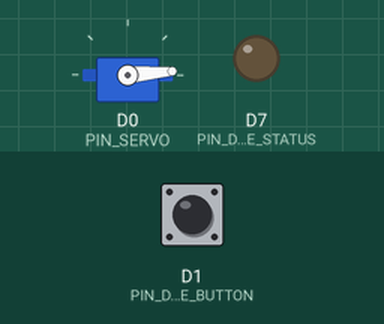
Bench run of a sketch on a simulated Particle Photon. On the bench: servo, output pins drawn as LEDs (lit = HIGH). The test bench sets the inputs (shaded band); at power-on: D1 (PIN_DISPENSE_BUTTON) HIGH.

Above: at 1.2 s.
1.3 s: D1 (PIN_DISPENSE_BUTTON) pulled LOW for 0.15 s
At 2.8 s:
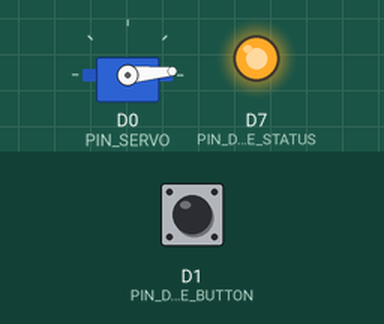
4.4 s: D1 (PIN_DISPENSE_BUTTON) pulled LOW for 1 s
At 5.2 s:
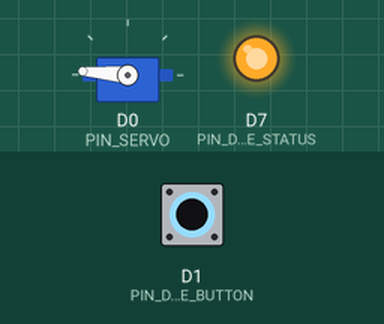
7.9 s: D1 (PIN_DISPENSE_BUTTON) pulled LOW for 3.2 s
At 10.5 s:
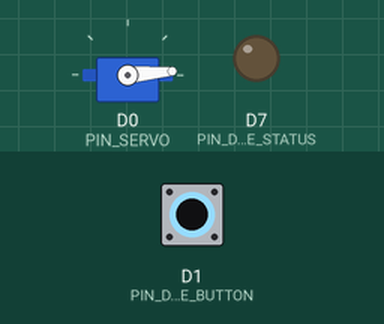
Timing chart, 0 to 12.0 s (numbered marks = the images above; inputs shaded):
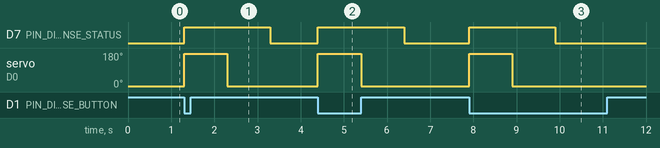

The sketch:

roller-v1.ino
```cpp
/*
 * Project roller-v1
 * Description: A dice roller controlled by a webpage.
 * Author: Ben Tzudiker
 * Date: Jan 27 2019
 */

// Pins
#define PIN_SERVO D0
#define PIN_DISPENSE_BUTTON D1
#define PIN_DISPENSE_STATUS D7

// Particle server info
const String TOPIC = "omnaria/roller-v1";

// Servo
const unsigned long DISPENSE_DURATION = 1000; // Time in ms before reseting the dispenser
const unsigned long DISPENSE_DELAY = 1000; // Time in ms after the dispense reset starts before another dispense can occur
const unsigned int SERVO_ROTATION_MIN = 5; // Minimum servo rotation in degrees
const unsigned int SERVO_ROTATION_MAX = 175; // Maximum servo rotation in degrees
Servo servo;
bool dispensing = false;
unsigned long lastDispenseTime = 0;

// Hardware button debounce
const unsigned long DEBOUNCE = 100; // Delay in ms before the button functionality takes place
bool lastState = false; // Button state in the previous loop iteration (true means pressed)
bool alreadyDone = false; // Whether or not the button funcionality has happened this press
unsigned long lastPressTime = 0; // Last press time in ms, taken from millis() function


void setup() {

  servo.attach(PIN_SERVO); // Sets the pin for the servo
  servo.write(SERVO_ROTATION_MIN); // Resets the servo
  pinMode(PIN_DISPENSE_BUTTON, INPUT_PULLUP); // Sets the pin for the hardware button
  pinMode(PIN_DISPENSE_STATUS, OUTPUT); // Sets the pin for the dispense status light

  Particle.function("dispense", dispenseCloud); // Exposes the dispenseCloud function to the JavaScript on the webpage
  Particle.function("publishState", publishState); // Exposes the publishState function to the JavaScript on the webpage

  // Cause the servo to reset in case the photon lost power mid way through a dispense
  dispensing = true;
  lastDispenseTime = millis() - DISPENSE_DURATION;

  publishState(""); // Send state info in case UI was open before the photon powered on

}

void loop() {

  unsigned long mil = millis(); // Loop ms reading

  // Dispenser checking:

  if(dispensing) {

    // Allow another dispense after the dispenser is fully reset
    if(lastDispenseTime + DISPENSE_DURATION + DISPENSE_DELAY <= mil) {

      dispensing = false;
      digitalWrite(PIN_DISPENSE_STATUS, LOW);
      publishState("");

    }
    // If the dispense time has elapsed, reset the dispenser
    else if(lastDispenseTime + DISPENSE_DURATION <= mil) {

      rotate(SERVO_ROTATION_MIN);

    }

  }

  // Hardware button checking/debounce:

  bool pressed = isPressed();

  // Checks if the button functionality should run
  if(pressed && lastPressTime + DEBOUNCE <= mil && !alreadyDone) {

    dispense();
    alreadyDone = true;

  }
  // Checks if the button has just been released
  else if(!pressed && lastState) {

    lastState = false;
    alreadyDone = false;

  }
  // Checks if the button has just been pressed
  else if(pressed && !lastState) {

    lastState = true;
    lastPressTime = mil;

  }

}


// Attempts to activate the dispenser
void dispense() {

  if(!dispensing) {

    rotate(SERVO_ROTATION_MAX);
    dispensing = true;
    lastDispenseTime = millis();
    digitalWrite(PIN_DISPENSE_STATUS, HIGH);
    publishState("");

  }

}

// Publicly exposed cloud function
int dispenseCloud(String args) {

  dispense();
  return 0;

}

// Sends state information to the cloud
int publishState(String args) {

  String data = "{\"dispensing\": ";
  data += dispensing ? "true" : "false";
  data += "}";

  Particle.publish( TOPIC, data, 60, PRIVATE );
  return 0;

}

// Sets the servo to the specified position; used in case fault checking is added at a later date
bool rotate(int degrees) {

  servo.write(degrees);
  return true;

}

// Checks if the hardware button is pressed
bool isPressed() {

  return digitalRead(PIN_DISPENSE_BUTTON) != HIGH;

}
```

Measured:
- after the input at 1.3 s, D7 (PIN_DISPENSE_STATUS): LOW → HIGH at once, → LOW 2.0 s later; servo on D0 (PIN_SERVO): 5° → 175° at once, → 5° 1.0 s later
- after the input at 4.4 s, D7 (PIN_DISPENSE_STATUS): LOW → HIGH at once, → LOW 2.0 s later; servo on D0 (PIN_SERVO): 5° → 175° at once, → 5° 1.0 s later
- after the input at 7.9 s, D7 (PIN_DISPENSE_STATUS): LOW → HIGH at once, → LOW 2.0 s later; servo on D0 (PIN_SERVO): 5° → 175° at once, → 5° 1.0 s later
